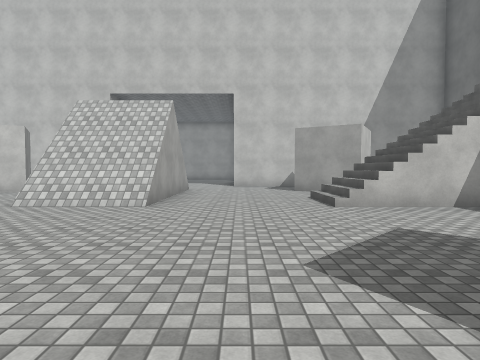
[1] (above)

22 first-person views from a walk through a 3-D level made in the Unity game engine. The camera is 1.4 m above the floor, tilts 2° down and sees 75° across. The floor is counted in squares, 2 m on a side. Each view is taken from the middle of a square. On the plan, view 1 faces up. The plan holds only what a view shows up to about 10 squares ahead; the rest is blank. The player character is not drawn. Surface patterns are stand-ins for the level's own textures.

[2]
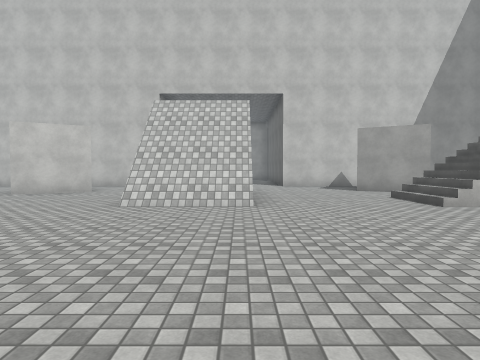

[3]
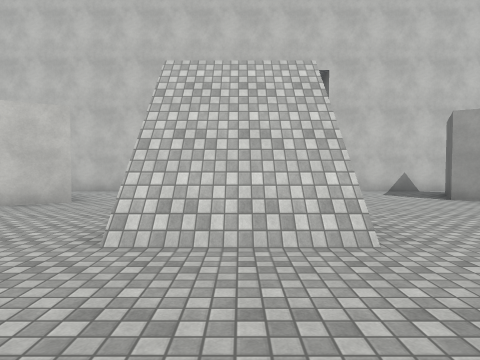

[4]
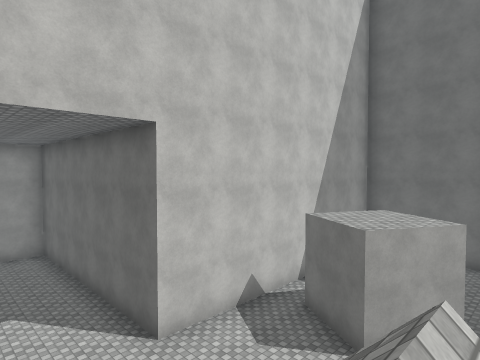

[5]
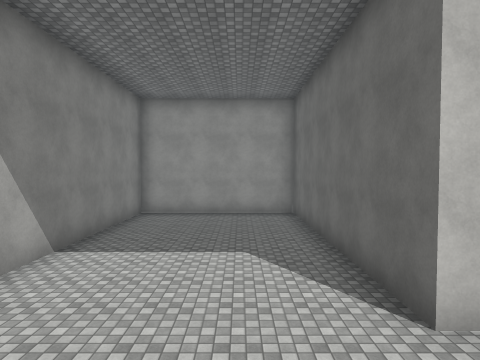

[6]
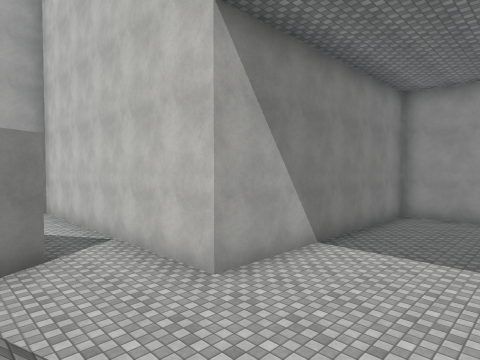

[7]
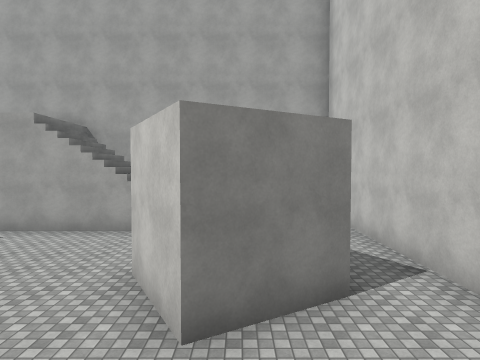

[8]
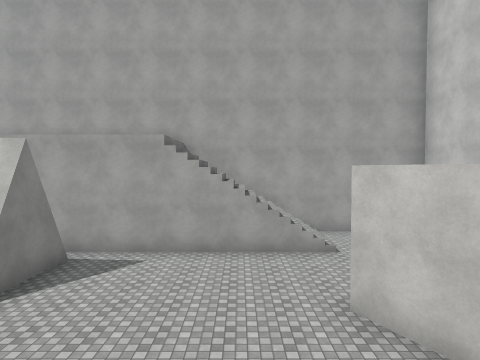

[9]
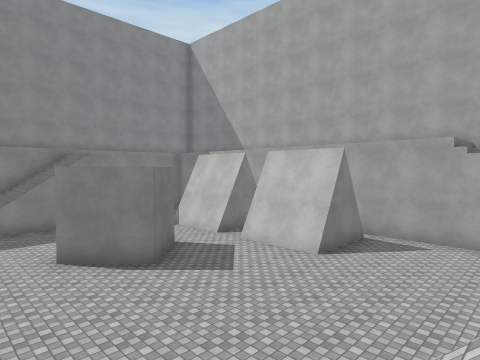

[10]
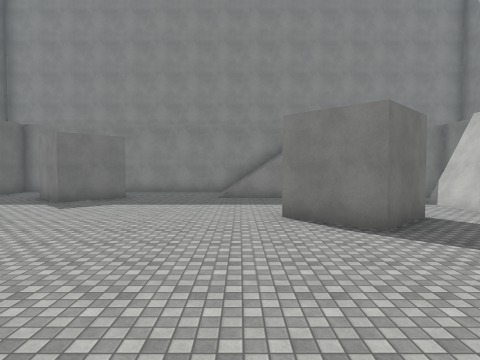

[11]
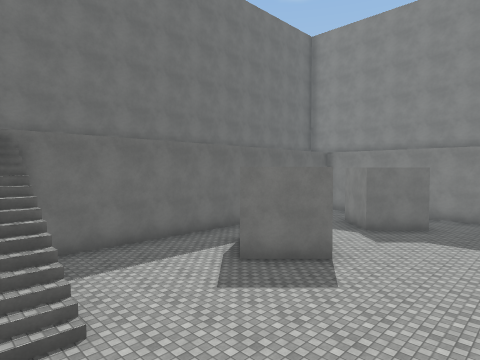

[12]
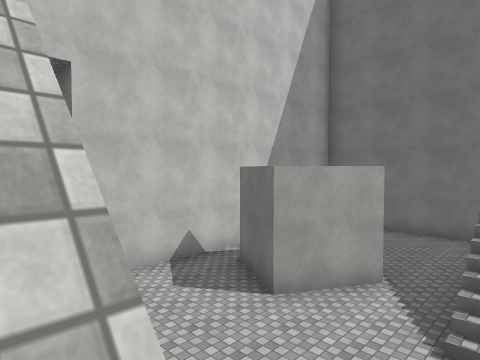

[13]
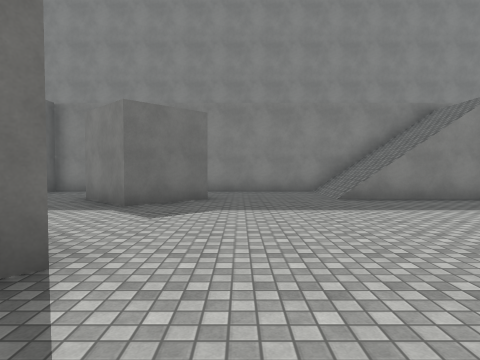

[14]
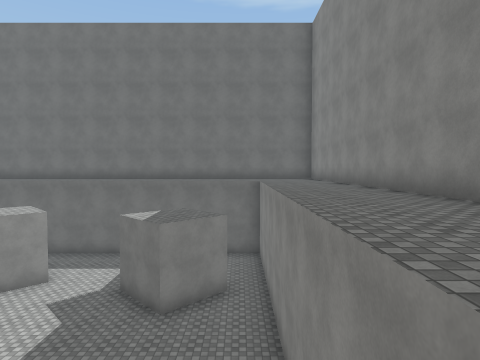

[15]
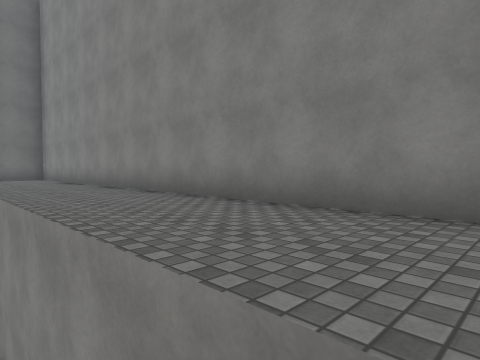

[16]
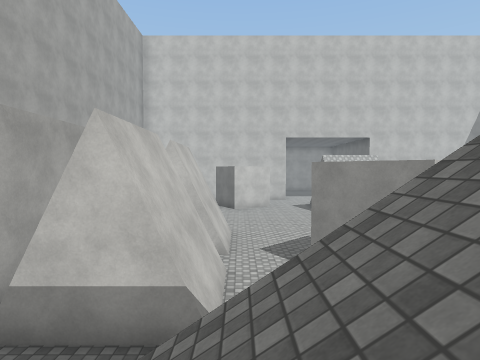

[17]
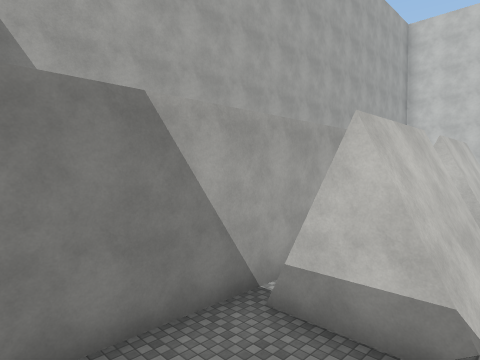

[18]
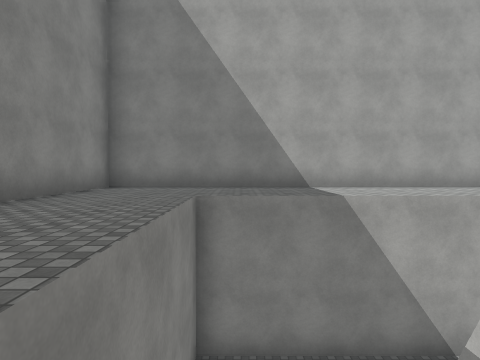

[19]
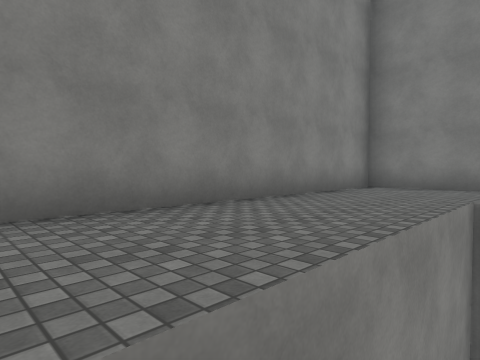

[20]
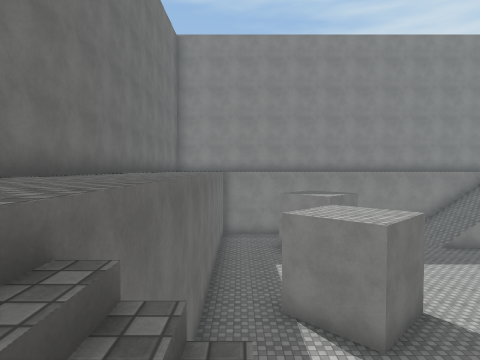

[21]
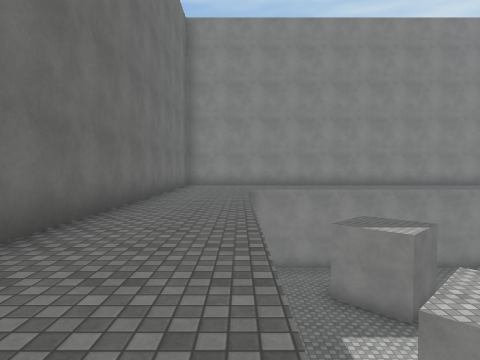

[22]
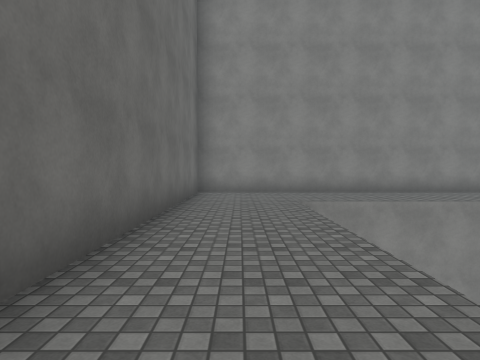

### Floor plan
Key: @ floor where view 1 was taken; # wall or solid block; . main floor; : floor 5.5 m higher than the main floor; / step, stairs or slope.
Columns run from 14 left of view 1 to 9 right of it. Each row starts with its distance up from view 1.
 21         #######
 20         #.....#
 19         #.....#
 18         #.....#
 17         #.....#
 16         #.....#
 15         #.....#
 14         #.....#
 13  ########.....#####
 12   .................
 11 #     #....   ...#    .#
 10 #...  ##../ /...###....#
  9 #//...#...  /..........#
  8 #//.......///..........#
  7  //.......///...////   #
  6  //.......///...////:  #
  5 #  .................:: #
  4 #  .................:: #
  3 #  .##..............:::#
  2 #    #...........#..:::#
  1 #    #...#......###.:::#
  0 #    ...###...@..#..:::#
 -1 #::  #..  ..........:::#
 -2 #::.##.   ..........:::#
 -3 #::...   .......#...:::#
 -4 #::............###..:::#
 -5 #::.  //////....#...:::#
 -6 #::.  / ////........:::#
 -7 #::::::::::::::::::::::#
 -8 #::::::::::::::::::::::#
 -9 #::::::::::::::::::::::#
-10 ########################

Where each view was taken, in squares from view 1:
view 1: 0 up, 0 right, facing up
view 2: 0 up, 2 left, facing up
view 3: 3 up, 3 left, facing up
view 4: 8 up, 3 left, facing up-right
view 5: 10 up, 2 left, facing up
view 6: 10 up, 2 left, facing up-left
view 7: 10 up, 4 left, facing left
view 8: 7 up, 4 left, facing left
view 9: 7 up, 2 left, facing down-left
view 10: 6 up, 3 left, facing down
view 11: 7 up, 2 left, facing down-right
view 12: 7 up, 2 left, facing up-right
view 13: 3 up, 0 right, facing down
view 14: 6 down, 6 left, facing right
view 15: 6 down, 6 left, facing down-right
view 16: 6 down, 8 left, facing up
view 17: 6 down, 8 left, facing up-left
view 18: 6 down, 6 left, facing left
view 19: 6 down, 6 left, facing down-left
view 20: 7 up, 5 right, facing down
view 21: 4 up, 6 right, facing down
view 22: 0 up, 7 right, facing down
